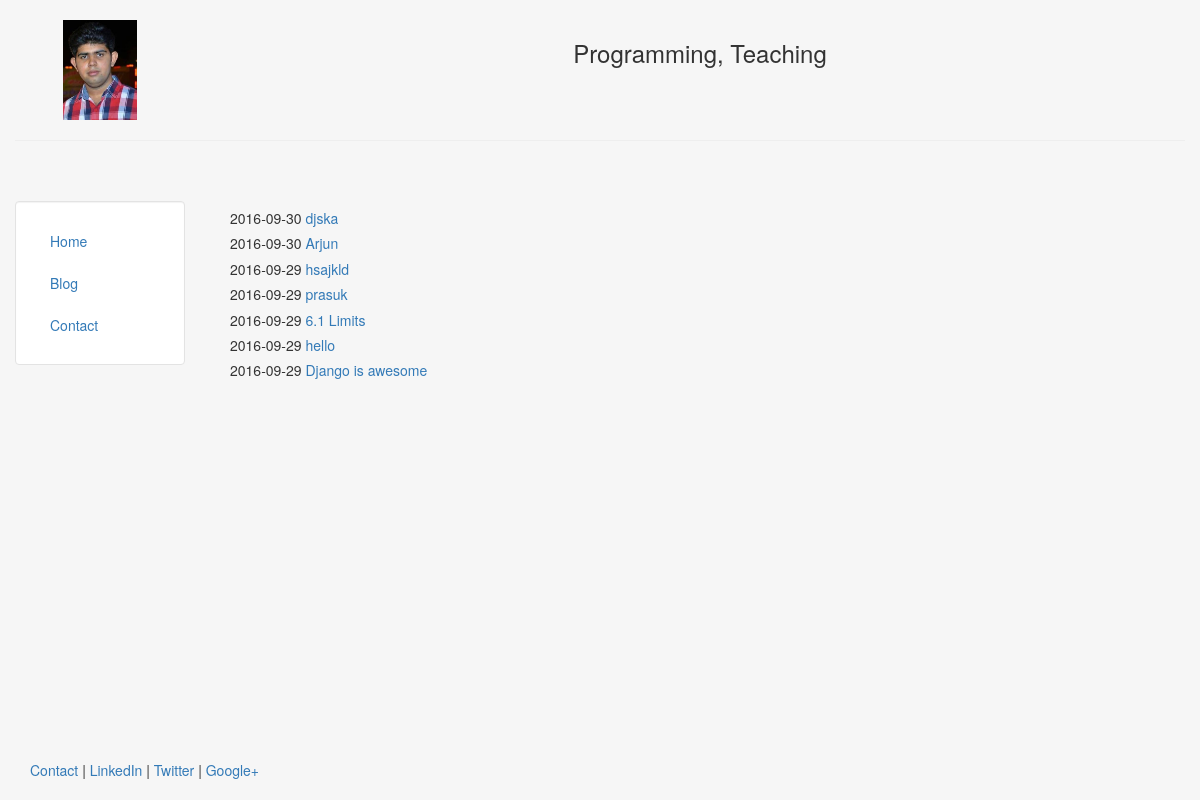
Screenshot of /blog/ with the database file from the repository.
### blog/models.py (models this page shows, shortened)
class  Post(models.Model):
	title = models.CharField(max_length=140)
	body =	models.TextField()
	date = models.DateTimeField()

### blog/templates/blog/blog.html
{% extends "personal/header.html" %}
{% block content %}
	{% for post in object_list %}
		<h5> {{ post.date|date:"Y-m-d" }}<a href="/blog/{{post.id}}"> {{post.title}}</a></h5>
	{%endfor%}
{% endblock %}

### personal/templates/personal/header.html (shortened to what this page needs)
<!DOCTYPE html>
<html lang="en">
<head>
	{% load staticfiles %}
	<link rel="stylesheet" href="{% static 'personal/css/bootstrap.min.css' %}" type = "text/css"/>
</head>
<body class="body" style="background-color:#f6f6f6">
	<div class="container-fluid" style="min-height:95%; ">
		<div class="row">
			  <div class="col-sm-2">
				  <br>
				  <center>
					<img src="{% static 'personal/img/profile.jpg' %}" class="responsive-img" style='max-height:100px;' alt="face">
				  </center>
			  </div>
			  <div class="col-sm-10">
				  <br>
				  <center>
				  <h3>Programming, Teaching</h3>
				  </center>
			  </div>
		</div><hr>
		<div class="row">
		  <div class="col-sm-2">
		  <br>
		  <br>
			<div class="well bs-sidebar" id="sidebar" style="background-color:#fff">
			  <ul class="nav nav-pills nav-stacked">
				<li><a href='/'>Home</a></li>
				<li><a href='/blog/'>Blog</a></li>
				<li><a href='/contact/'>Contact</a></li>
			  </ul>
			</div>
		  </div>
		  <div class="col-sm-10">
			<div class='container-fluid'>
			<br><br>
			   {% block content %}
			   {% endblock %}
			</div>
		  </div>
		</div>
	</div>
	<footer>
		<div class="container-fluid" style='margin-left:15px'>
			<p><a href="#" target="blank">Contact</a> | <a href="#" target="blank">LinkedIn</a> | <a href="#" target="blank">Twitter</a> | <a href="#" target="blank">Google+</a></p>
		</div>
	</footer>
</body>
</html>

### personal/templates/personal/header.html (style rules this page uses)
html, body { height:100% }

### rows the page displays
Post: date "2016-09-30", title "djska"
Post: date "2016-09-30", title "Arjun"
Post: date "2016-09-29", title "hsajkld"
Post: date "2016-09-29", title "prasuk"
Post: date "2016-09-29", title "6.1 Limits"
Post: date "2016-09-29", title "hello"
Post: date "2016-09-29", title "Django is awesome"
